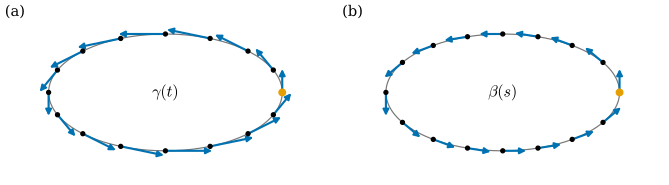

Here is the Python script that generated this plot:
"""그림 4.3.1: 같은 타원, 두 가지 매개화 (4.3절, 예 4.3.12).

타원 γ(t) = (2 cos t, sin t) (연습 4.1.2에서 A = 2, B = 1).
(a) t = 2πk/16 (k = 0, …, 15)인 16개의 점과 속도 γ'(t). 속력은 1(긴 축의 끝)에서 2(짧은 축의 끝)까지 변한다.
(b) 호의 길이 매개화 β = γ∘h (정리 4.3.9)에서 s = kL/16인 16개의 점과 속도 β'(s) (길이 1).
    L = ∫_0^{2π} √(4 sin²t + cos²t) dt ≈ 9.6884. h = s⁻¹은 수치로 구한다(초등함수로 쓸 수 없다).
두 그림 모두 벡터를 실제 길이의 0.4배로 그린다(같은 배율).

실행: 프로젝트 루트에서 ``PYTHONPATH=tools python3 chapters/04-curves/figures/fig-4-3-1-ellipse-arclength.py``
"""

import dgfig

dgfig.setup()

import matplotlib.pyplot as plt
import numpy as np

C = dgfig.COLORS
LW = dgfig.LW
A, B = 2.0, 1.0
SCALE = 0.4
N = 16


def gamma(t):
    return np.stack([A * np.cos(t), B * np.sin(t)], axis=-1)


def dgamma(t):
    return np.stack([-A * np.sin(t), B * np.cos(t)], axis=-1)


# 호의 길이 s(t) = ∫_0^t |γ'|: 조밀한 격자에서 사다리꼴 적분 (심프슨으로 교차검사)
tt = np.linspace(0, 2 * np.pi, 400001)
spd = np.linalg.norm(dgamma(tt), axis=1)
s_of_t = np.concatenate([[0.0], np.cumsum((spd[1:] + spd[:-1]) / 2 * np.diff(tt))])
L = s_of_t[-1]
simpson = (tt[1] - tt[0]) / 3 * (spd[0] + spd[-1] + 4 * spd[1:-1:2].sum() + 2 * spd[2:-1:2].sum())
assert abs(L - simpson) < 1e-8
assert abs(L - 9.68844822054768) < 1e-8           # 완전타원적분: L = 4A·E(m), m = 1 − B²/A² = 3/4 (mpmath로 확인)


def h(s):
    """h = s⁻¹: 호의 길이 s에 대응하는 매개변수 t (단조 보간)."""
    return np.interp(s, s_of_t, tt)


tk_a = 2 * np.pi * np.arange(N) / N
tk_b = h(L * np.arange(N) / N)

# 자기검사: (b)의 점들은 이웃한 점 사이의 호의 길이가 모두 L/16, β'(s) = γ'(h)/|γ'(h)|는 단위벡터
assert np.allclose(np.diff(np.interp(tk_b, tt, s_of_t)), L / N, atol=1e-6)
vb = dgamma(tk_b) / np.linalg.norm(dgamma(tk_b), axis=1)[:, None]
assert np.allclose(np.linalg.norm(vb, axis=1), 1)
sp_a = np.linalg.norm(dgamma(tk_a), axis=1)
assert abs(sp_a.min() - 1) < 1e-12 and abs(sp_a.max() - 2) < 1e-12   # 연습 4.1.2: 최소 B, 최대 A


def arrow(ax, base, vec, color):
    ax.annotate("", xy=base + SCALE * vec, xytext=base,
                arrowprops=dict(arrowstyle="-|>", color=color, lw=1.6, mutation_scale=9,
                                shrinkA=0, shrinkB=0), zorder=5)


fig, axs = plt.subplots(1, 2, figsize=(7.0, 2.5))
P = gamma(np.linspace(0, 2 * np.pi, 400))
for ax, tks, vecs, tag in ((axs[0], tk_a, dgamma(tk_a), "(a)"), (axs[1], tk_b, vb, "(b)")):
    dgfig.schematic_axes(ax, (-2.75, 2.75), (-1.5, 1.5))
    ax.plot(P[:, 0], P[:, 1], color=C["aux"], lw=0.9, zorder=3)
    for tk, v in zip(tks, vecs):
        p = gamma(tk)
        arrow(ax, p, v, C["tangent"])
        ax.plot(*p, "o", color=C["main"], ms=3, zorder=6)
    ax.plot(*gamma(0.0), "o", color=C["accent"], ms=5, zorder=7)
    ax.text(0.0, 1.0, tag, transform=ax.transAxes, ha="left", va="top", fontsize=11)
axs[0].text(0.0, 0.0, r"$\gamma(t)$", ha="center", va="center", fontsize=12)
axs[1].text(0.0, 0.0, r"$\beta(s)$", ha="center", va="center", fontsize=12)

fig.subplots_adjust(wspace=0.05, left=0.01, right=0.99, top=0.99, bottom=0.01)
dgfig.save(fig, __file__)
